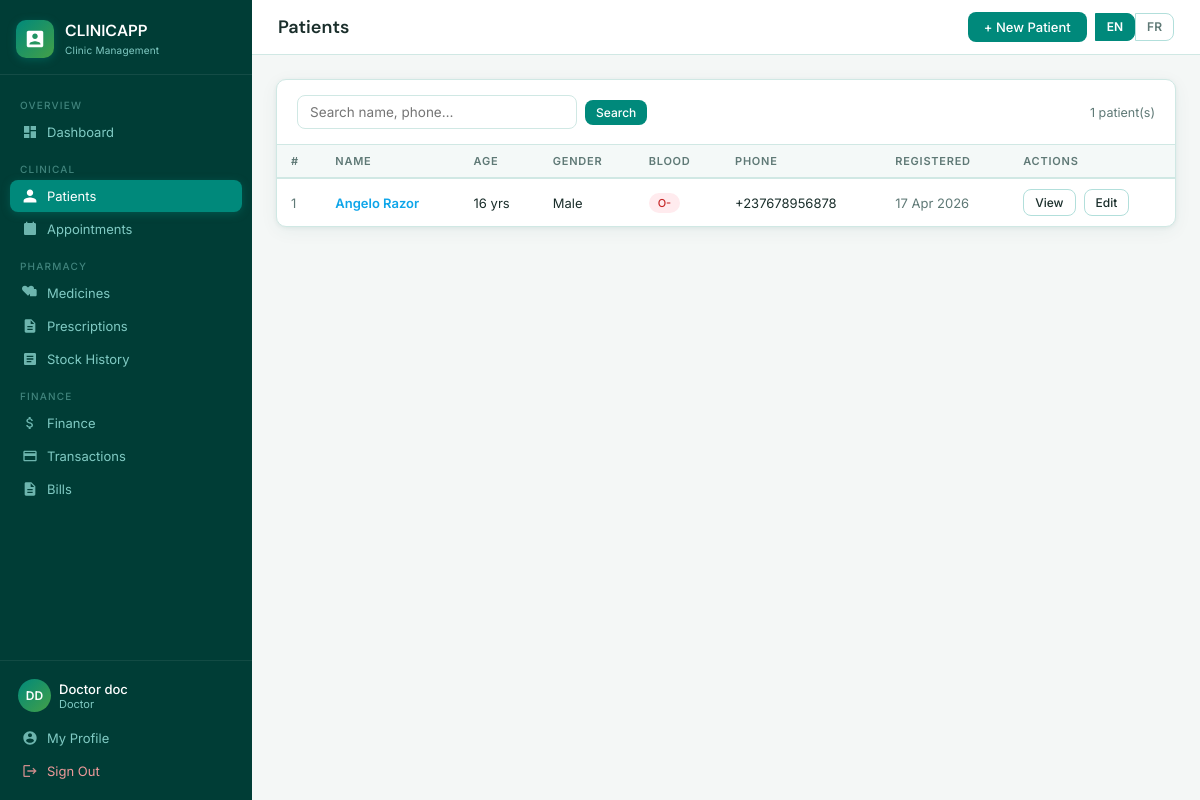
The app's page /patients/ (signed in) with its own data.
### apps/core/models.py (models this page shows, shortened)
class UserProfile(models.Model):
    ROLE_CHOICES = [
        ('admin','Administrator'),('doctor','Doctor'),('nurse','Nurse'),
        ('cashier','Cashier'),('receptionist','Receptionist'),('patient','Patient'),
    ]
    user = models.OneToOneField(User, on_delete=models.CASCADE, related_name='profile')
    role = models.CharField(max_length=20, choices=ROLE_CHOICES, default='receptionist')
    phone = models.CharField(max_length=20, blank=True)
    created_at = models.DateTimeField(auto_now_add=True)

### apps/patients/models.py (models this page shows, shortened)
class Patient(models.Model):
    GENDER_CHOICES = [('M','Male'),('F','Female'),('O','Other')]
    BLOOD_CHOICES  = [('A+','A+'),('A-','A-'),('B+','B+'),('B-','B-'),
                      ('AB+','AB+'),('AB-','AB-'),('O+','O+'),('O-','O-')]
    user                    = models.OneToOneField(User, on_delete=models.SET_NULL, null=True, blank=True)
    first_name              = models.CharField(max_length=100)
    last_name               = models.CharField(max_length=100)
    date_of_birth           = models.DateField()
    gender                  = models.CharField(max_length=1, choices=GENDER_CHOICES)
    blood_group             = models.CharField(max_length=3, choices=BLOOD_CHOICES, blank=True)
    phone                   = models.CharField(max_length=20)
    email                   = models.EmailField(blank=True)
    address                 = models.TextField(blank=True)
    emergency_contact_name  = models.CharField(max_length=100, blank=True)
    emergency_contact_phone = models.CharField(max_length=20, blank=True)
    allergies               = models.TextField(blank=True)
    chronic_conditions      = models.TextField(blank=True)
    notes                   = models.TextField(blank=True)
    registered_at           = models.DateTimeField(auto_now_add=True)
    is_active               = models.BooleanField(default=True)
    class Meta: ordering = ['-registered_at']
    @property
    def full_name(self): return f"{self.first_name} {self.last_name}"
    @property
    def age(self):
        from datetime import date
        t = date.today()
        return t.year - self.date_of_birth.year - ((t.month,t.day) < (self.date_of_birth.month,self.date_of_birth.day))

### apps/patients/views.py (the view)
# urls.py: path('',                              views.patient_list,          name='patient_list'),
@login_required
def patient_list(request):
    q = request.GET.get('q','')
    patients = Patient.objects.filter(is_active=True)
    if q:
        patients = patients.filter(Q(first_name__icontains=q)|Q(last_name__icontains=q)|Q(phone__icontains=q))
    return render(request,'patients/list.html',{'patients':patients,'q':q})

### templates/patients/list.html (shortened to what this page needs)
{% extends "base.html" %}{% load i18n %}
{% block title %}{% trans "Patients" %}{% endblock %}{% block page_title %}{% trans "Patients" %}{% endblock %}
{% block topbar_actions %}<a href="{% url 'patient_create' %}" class="btn btn-pri">+ {% trans "New Patient" %}</a>{% endblock %}
{% block content %}
<div class="card">
  <div class="ch">
    <form method="get" class="flex ic gap2">
      <input type="text" name="q" value="{{ q }}" placeholder="{% trans 'Search name, phone…' %}" style="width:280px;">
      <button class="btn btn-pri btn-sm" type="submit">{% trans "Search" %}</button>
    </form>
    <span class="tmut tsm">{{ patients|length }} {% trans "patient(s)" %}</span>
  </div>
  <div class="tw"><table>
    <thead><tr><th>#</th><th>{% trans "Name" %}</th><th>{% trans "Age" %}</th><th>{% trans "Gender" %}</th><th>{% trans "Blood" %}</th><th>{% trans "Phone" %}</th><th>{% trans "Registered" %}</th><th>{% trans "Actions" %}</th></tr></thead>
    <tbody>
    {% for p in patients %}
    <tr>
      <td class="tmut">{{ forloop.counter }}</td>
      <td><a href="{% url 'patient_detail' p.pk %}" style="font-weight:600;color:#0ea5e9;text-decoration:none;">{{ p.full_name }}</a></td>
      <td>{{ p.age }} {% trans "yrs" %}</td><td>{{ p.get_gender_display }}</td>
      <td><span class="badge bg-red">{{ p.blood_group|default:"—" }}</span></td>
      <td>{{ p.phone }}</td>
      <td class="tmut">{{ p.registered_at|date:"d M Y" }}</td>
      <td class="flex gap2">
        <a href="{% url 'patient_detail' p.pk %}" class="btn btn-out btn-sm">{% trans "View" %}</a>
        <a href="{% url 'patient_edit' p.pk %}" class="btn btn-out btn-sm">{% trans "Edit" %}</a>
      </td>
    </tr>
    {% empty %}<tr><td colspan="8" style="text-align:center;padding:32px;color:#94a3b8;">{% trans "No patients found." %}</td></tr>{% endfor %}
    </tbody>
  </table></div>
</div>
{% endblock %}

### templates/base.html (shortened to what this page needs)
{% load i18n %}
<!DOCTYPE html>
<html lang="{{ LANGUAGE_CODE }}">
<head>
</head>
<body>
<aside class="sb" id="sidebar">
  <div class="sb-logo">
    <div class="ico">
      <svg viewBox="0 0 24 24"><path d="M19 3H5c-1.1 0-2 .9-2 2v14c0 1.1.9 2 2 2h14c1.1 0 2-.9 2-2V5c0-1.1-.9-2-2-2zm-7 3c1.66 0 3 1.34 3 3s-1.34 3-3 3-3-1.34-3-3 1.34-3 3-3zm6 12H6v-.57c0-2 4-3.08 6-3.08s6 1.08 6 3.08V18z"/></svg>
    </div>
    <div><div class="nm">CLINICAPP</div><small>Clinic Management</small></div>
  </div>
  <nav class="sb-nav">
    <div class="nl">{% trans "Overview" %}</div>
    <a href="{% url 'dashboard' %}" class="ni {% if request.resolver_match.url_name == 'dashboard' %}active{% endif %}">
      <svg viewBox="0 0 24 24" fill="currentColor"><path d="M3 13h8V3H3v10zm0 8h8v-6H3v6zm10 0h8V11h-8v10zm0-18v6h8V3h-8z"/></svg>{% trans "Dashboard" %}
    </a>
    {% if request.user.profile.role != 'patient' %}
    <div class="nl">{% trans "Clinical" %}</div>
    <a href="{% url 'patient_list' %}" class="ni {% if 'patient' in request.resolver_match.url_name %}active{% endif %}">
      <svg viewBox="0 0 24 24" fill="currentColor"><path d="M12 12c2.7 0 4.8-2.1 4.8-4.8S14.7 2.4 12 2.4 7.2 4.5 7.2 7.2 9.3 12 12 12zm0 2.4c-3.2 0-9.6 1.6-9.6 4.8v2.4h19.2v-2.4c0-3.2-6.4-4.8-9.6-4.8z"/></svg>{% trans "Patients" %}
    </a>
    <a href="{% url 'appointment_list' %}" class="ni {% if 'appointment' in request.resolver_match.url_name %}active{% endif %}">
      <svg viewBox="0 0 24 24" fill="currentColor"><path d="M17 12h-5v5h5v-5zM16 1v2H8V1H6v2H5c-1.11 0-1.99.9-1.99 2L3 19c0 1.1.89 2 2 2h14c1.1 0 2-.9 2-2V5c0-1.1-.9-2-2-2h-1V1h-2z"/></svg>{% trans "Appointments" %}
    </a>
    <div class="nl">{% trans "Pharmacy" %}</div>
    <a href="{% url 'medicine_list' %}" class="ni {% if request.resolver_match.url_name in 'medicine_list,medicine_create,stock_history' %}active{% endif %}">
      <svg viewBox="0 0 24 24" fill="currentColor"><path d="M20 6h-2.18c.07-.44.18-.88.18-1.35C18 2.99 16.01 1 13.65 1c-1.3 0-2.48.56-3.33 1.44L9 3.77l-1.32-1.33C6.83 1.56 5.65 1 4.35 1 1.99 1 0 2.99 0 5.35c0 1.3.56 2.48 1.44 3.33L9 16.24l3-3V17h8c1.1 0 2-.9 2-2V8c0-1.1-.9-2-2-2z"/></svg>{% trans "Medicines" %}
    </a>
    <a href="{% url 'prescription_list' %}" class="ni {% if 'prescription' in request.resolver_match.url_name %}active{% endif %}">
      <svg viewBox="0 0 24 24" fill="currentColor"><path d="M14 2H6c-1.1 0-2 .9-2 2v16c0 1.1.9 2 2 2h12c1.1 0 2-.9 2-2V8l-6-6zm2 16H8v-2h8v2zm0-4H8v-2h8v2zm-3-5V3.5L18.5 9H13z"/></svg>{% trans "Prescriptions" %}
    </a>
    <a href="{% url 'stock_history' %}" class="ni {% if request.resolver_match.url_name == 'stock_history' %}active{% endif %}">
      <svg viewBox="0 0 24 24" fill="currentColor"><path d="M19 3H5c-1.1 0-2 .9-2 2v14c0 1.1.9 2 2 2h14c1.1 0 2-.9 2-2V5c0-1.1-.9-2-2-2zm-5 14H7v-2h7v2zm3-4H7v-2h10v2zm0-4H7V7h10v2z"/></svg>{% trans "Stock History" %}
    </a>
    <div class="nl">{% trans "Finance" %}</div>
    <a href="{% url 'finance_dashboard' %}" class="ni {% if request.resolver_match.url_name == 'finance_dashboard' %}active{% endif %}">
      {% trans "Finance" %}
    </a>
    <a href="{% url 'transaction_list' %}" class="ni {% if request.resolver_match.url_name == 'transaction_list' %}active{% endif %}">
      <svg viewBox="0 0 24 24" fill="currentColor"><path d="M20 4H4c-1.11 0-2 .89-2 2v12c0 1.11.89 2 2 2h16c1.11 0 2-.89 2-2V6c0-1.11-.89-2-2-2zm0 14H4v-6h16v6zm0-10H4V6h16v2z"/></svg>{% trans "Transactions" %}
    </a>
    <a href="{% url 'bill_list' %}" class="ni {% if 'bill' in request.resolver_match.url_name %}active{% endif %}">
      <svg viewBox="0 0 24 24" fill="currentColor"><path d="M14 2H6c-1.1 0-2 .9-2 2v16c0 1.1.9 2 2 2h12c1.1 0 2-.9 2-2V8l-6-6zM16 18H8v-2h8v2zm0-4H8v-2h8v2zm-3-5V3.5L18.5 9H13z"/></svg>{% trans "Bills" %}
    </a>
    {% endif %}
  </nav>
  <div class="sb-foot">
    <div class="flex ic gap2" style="padding:6px 8px;margin-bottom:4px;">
      <div class="ua">{{ request.user.first_name|first|upper }}{{ request.user.last_name|first|upper }}</div>
      <div style="overflow:hidden;">
        <div style="font-size:13px;font-weight:500;color:#fff;white-space:nowrap;overflow:hidden;text-overflow:ellipsis;">{{ request.user.get_full_name }}</div>
        <div style="font-size:11px;color:var(--sbt);">{{ request.user.profile.role|title }}</div>
      </div>
    </div>
    <a href="{% url 'profile' %}" class="ni" style="color:#80cbc4;">
      <svg viewBox="0 0 24 24" fill="currentColor"><path d="M12 2C6.48 2 2 6.48 2 12s4.48 10 10 10 10-4.48 10-10S17.52 2 12 2zm0 3c1.66 0 3 1.34 3 3s-1.34 3-3 3-3-1.34-3-3 1.34-3 3-3zm0 14.2c-2.5 0-4.71-1.28-6-3.22.03-1.99 4-3.08 6-3.08 1.99 0 5.97 1.09 6 3.08-1.29 1.94-3.5 3.22-6 3.22z"/></svg>{% trans "My Profile" %}
    </a>
    <a href="{% url 'logout' %}" class="ni" style="color:#ef9a9a;">
      <svg viewBox="0 0 24 24" fill="currentColor"><path d="M17 7l-1.41 1.41L18.17 11H8v2h10.17l-2.58 2.58L17 17l5-5zM4 5h8V3H4c-1.1 0-2 .9-2 2v14c0 1.1.9 2 2 2h8v-2H4V5z"/></svg>{% trans "Sign Out" %}
    </a>
  </div>
</aside>
<div class="mc">
  <header class="tb">
    <div class="tb-left">
      <h1 class="pt">{% block page_title %}{% endblock %}</h1>
    </div>
    <div class="tb-right">
      {% block topbar_actions %}{% endblock %}
      <div class="lang-form">
        {% get_current_language as CURRENT_LANG %}
        <form method="post" action="{% url 'set_language' %}" style="display:contents;">
          <button type="submit" class="lang-btn {% if CURRENT_LANG == 'en' %}active{% endif %}">EN</button>
        </form>
        <form method="post" action="{% url 'set_language' %}" style="display:contents;">
          <button type="submit" class="lang-btn {% if CURRENT_LANG == 'fr' %}active{% endif %}">FR</button>
        </form>
      </div>
    </div>
  </header>
  <main class="pc">
    {% block content %}{% endblock %}
  </main>
</div>
</body>
</html>

### records on screen
Patient: full_name "Angelo Razor", age "16", gender "Male", blood_group "O-", phone "+237678956878", registered_at "17 Apr 2026"

### other values on screen
{{ request.user.first_name|first|upper }} "D"
{{ request.user.last_name|first|upper }} "D"
{{ request.user.get_full_name }} "Doctor doc"
{{ request.user.profile.role|title }} "Doctor"
{{ patients|length }} "1"
